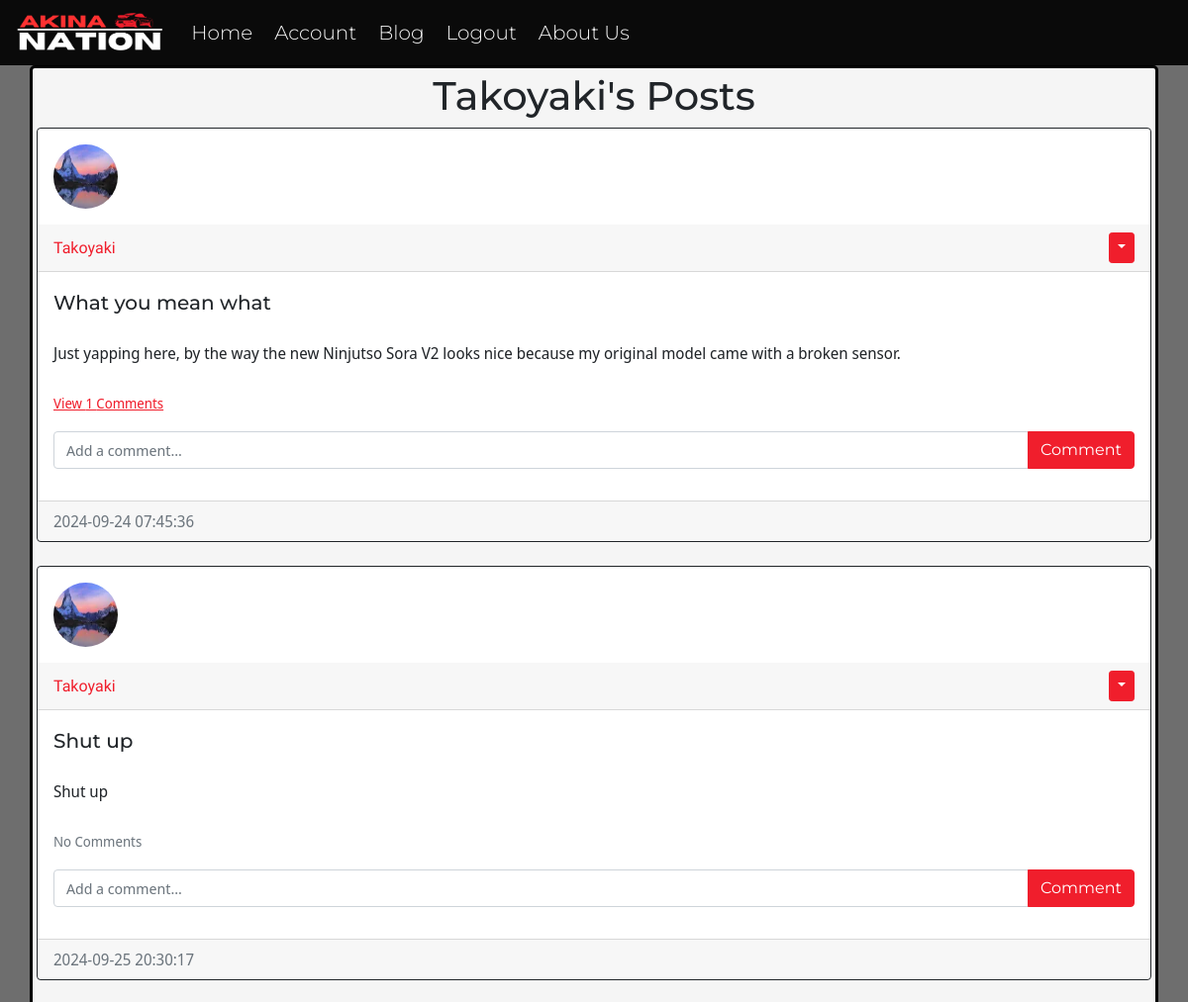
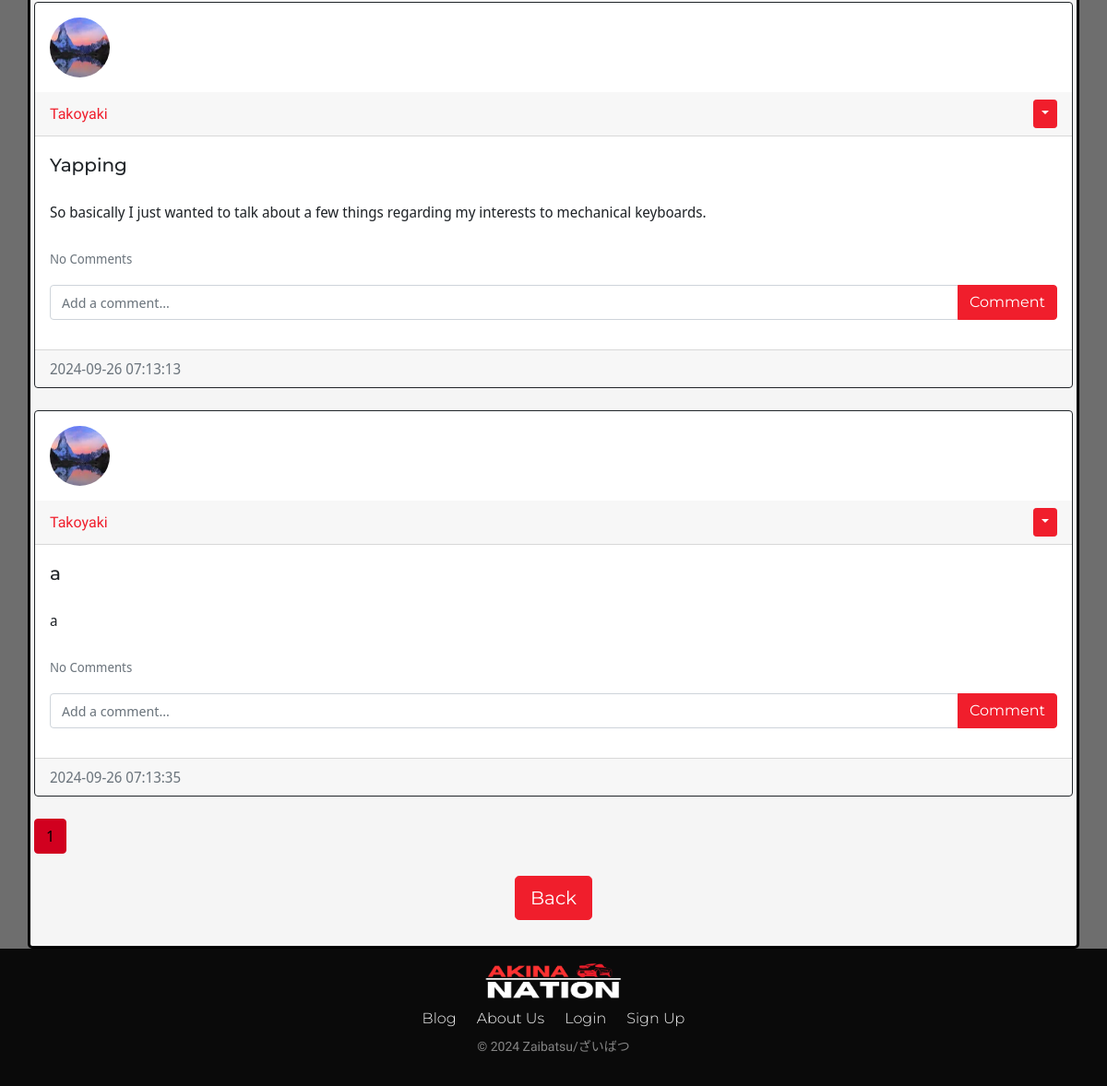
Page /posts/Takoyaki (signed in) on the earlier database version (2 pictures, top to bottom).
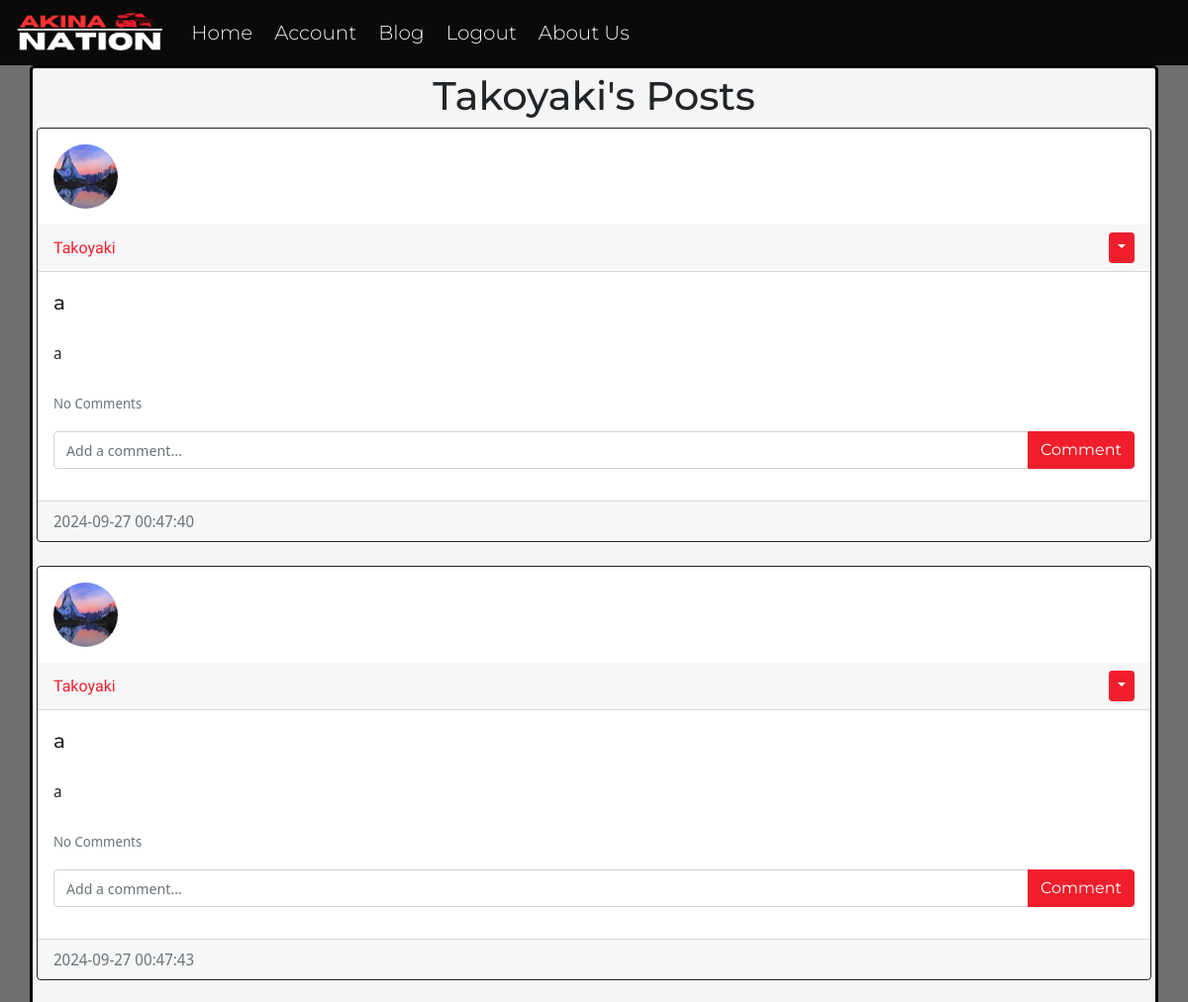
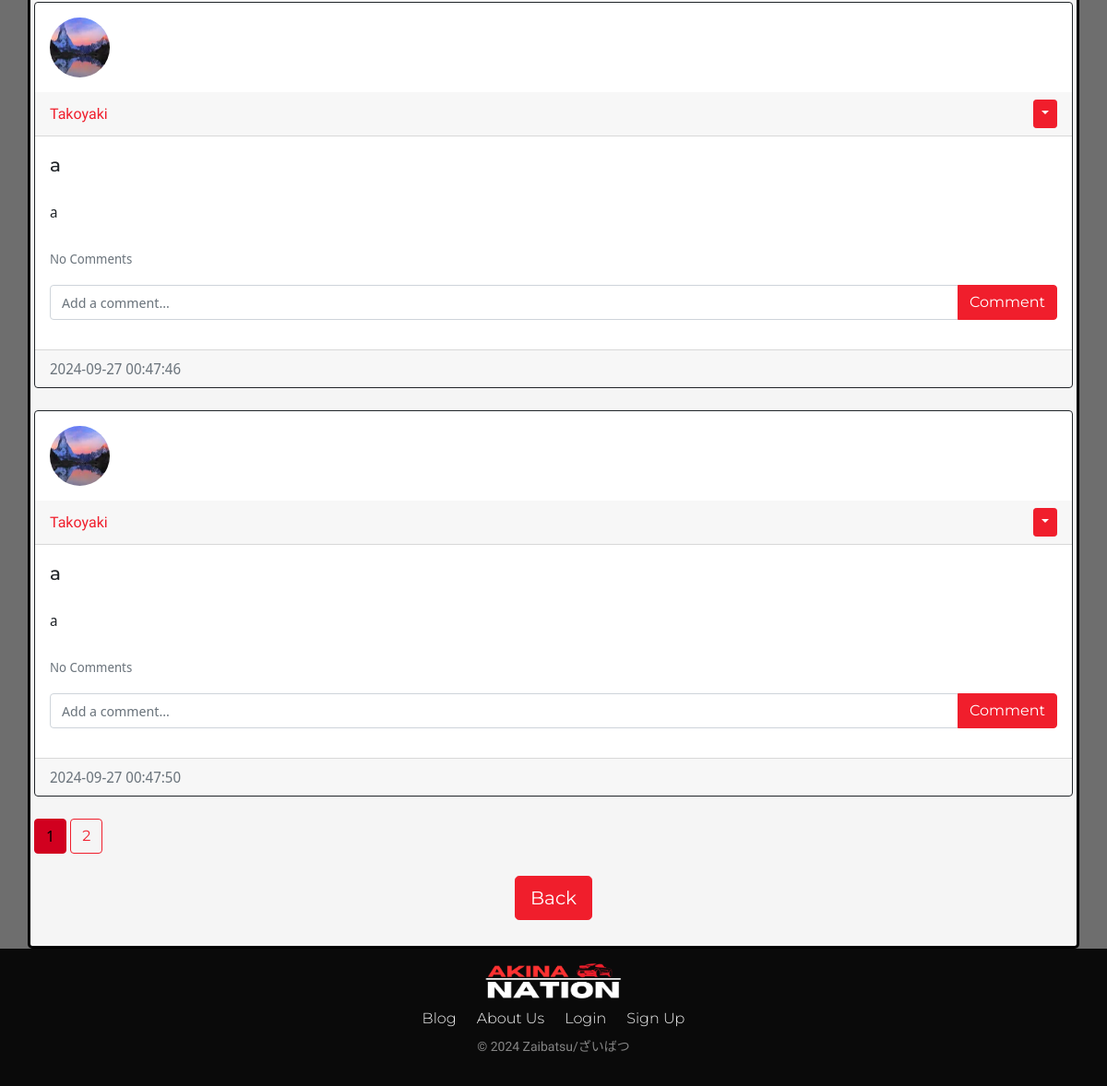
Same page on the later database version (2 pictures, top to bottom).
### website/models.py (models this page shows)
class User(db.Model, UserMixin):
    id = db.Column(db.Integer, primary_key=True)
    email = db.Column(db.String(150), unique=True)
    username = db.Column(db.String(150), unique=True)
    password = db.Column(db.String(150))
    image_file = db.Column(db.String(20), nullable=False,
                           default='default.png')
    date_created = db.Column(db.DateTime(timezone=True), default=func.now())
    posts = db.relationship('Post', backref='user', passive_deletes=True)
    comments = db.relationship('Comment', backref='user', passive_deletes=True)

class Post(db.Model):
    id = db.Column(db.Integer, primary_key=True)
    title = db.Column(db.String(100), nullable=False)
    text = db.Column(db.Text, nullable=False)
    date_created = db.Column(db.DateTime(timezone=True), default=func.now())
    author = db.Column(db.Integer, db.ForeignKey(
        'user.id', ondelete="CASCADE"), nullable=False)
    comments = db.relationship('Comment', backref='post', passive_deletes=True)

### website/views.py (the view)
@views.route("/posts/<username>")
@login_required
def posts(username):
    user = User.query.filter_by(username=username).first()
    if not user:
        flash('No user with that username exists.', category="error")
        return redirect(url_for('views.home'))
    page = request.args.get('page', 1, type=int)
    posts = Post.query.filter_by(
        author=user.id).paginate(page=page, per_page=4)
    return render_template("posts.html", user=current_user, posts=posts, username=username)

### website/__init__.py (called while the page is built)
def create_app():
    app = Flask(__name__, static_folder='static')
    app.config['SECRET_KEY'] = "lNJrn@]@neV]O.h"
    app.config['SQLALCHEMY_DATABASE_URI'] = f'sqlite:///{DB_NAME}'
    db.init_app(app)
    from .views import views
    from .auth import auth
    app.register_blueprint(views, url_prefix="/")
    app.register_blueprint(auth, url_prefix="/")
    from .models import User, Post, Comment
    with app.app_context():
        db.create_all()
    login_manager = LoginManager()
    login_manager.login_view = "auth.login"
    login_manager.init_app(app)
    @login_manager.user_loader
    def load_user(id):
        return User.query.get(int(id))
    return app

### website/templates/posts.html
{% extends "posts_div.html" %} {% block title %} {{username}}'s Posts {% endblock %}
{% block header %} {{username}}'s Posts {% endblock %}
{% block footer %}
    <div align="center">
        <a href="/blog"><button type="button" class="btn btn-primary btn-lg">Back</button></a>
    </div>
    <br />
{% endblock %}

### website/templates/posts_div.html (shortened to what this page needs)
{% extends "template.html" %} {% block title %}Home{% endblock %}
{% block content %}
<h1 align="center">{% block header %}Posts{% endblock %}</h1>
<div id="posts">
	{% for post in posts %}
	<div class="card border-dark">
    <img class="rounded-circle article-img" src="{{ url_for('static', filename='profile_pics/' + post.user.image_file) }}">
		<div class="card-header d-flex justify-content-between align-items-center">
			<a class="post-username" href="/posts/{{post.user.username}}">{{post.user.username}}</a>
				<div>
					{% if user.id == post.author %}
					<div class="btn-group">
						<button type="button" class="btn btn-sm btn-primary dropdown-toggle" data-bs-toggle="dropdown"></button>
					</div>
					{% endif %}
				</div>
      </div>
			<div class="card-body">
        <div class="card-text post-title">{{post.title}}</div>
				<br />
				<div class="card-text post-content">{{post.text}}</div>
				<br />
        <p class="card-text">
          {% if post.comments|length > 0 %}
          <a data-bs-toggle="collapse" href="#comments-{{post.id}}" role="button">
            <small id="numberComments">View {{post.comments|length}} Comments</small>
          </a>
          {% else %}
          <small class="text-muted" id="noneComments">No Comments</small>
          {% endif %}
        </p>
        <form
          class="input-group mb-3"
          method="POST"
          action="/create-comment/{{post.id}}"
        >
          <input
            type="text"
            id="commentInput"
            name="text"
            class="form-control"
            placeholder="Add a comment..."
          />
          <button type="submit" class="btn btn-primary">Comment</button>
        </form>
			</div>
			<div class="card-footer text-muted">{{post.date_created}}</div>
	  </div>
	<br />
  {% endfor %}
</div>
  {% for page_num in posts.iter_pages(left_edge=1, right_edge=1, left_current=1, right_current=2) %}
    {% if page_num %}
      {% if posts.page == page_num %}
        <a class="btn btn-info mb-4" href="{{ url_for('views.blog', page=page_num)}}">{{ page_num }}</a>
      {% else %}
        <a class="btn btn-outline-info mb-4" href="{{ url_for('views.blog', page=page_num)}}">{{ page_num }}</a>
      {% endif %}
    {% endif %}
  {% endfor%}
{% block footer %}{% endblock %} {% endblock %}

### website/templates/template.html (shortened to what this page needs)
<!DOCTYPE HTML>
<html lang="en">
  <head>
    <link href="https://cdn.jsdelivr.net/npm/bootstrap@5.0.2/dist/css/bootstrap.min.css" rel="stylesheet"
>
    <link rel="stylesheet" href="{{ url_for('static', filename='styles.css') }}">
  </head>
  <body>
    <nav class="navbar navbar-expand-md bg-dark navbar-dark px-3 py-2">
      <a class="navbar-brand" href="home">
        <img id="navbar_logo" src="\static\assets\akina_nation_cropped.png" alt="logo" style="height: 40px">
      </a>
      <div class="collapse navbar-collapse" id="collapsibleNavbar">
        <ul class="navbar-nav">
          {% if user.is_authenticated %}
          <li class="nav-item">
            <a class="nav-link" href="/home">Home</a>
          </li>
          <li class="nav-item">
            <a class="nav-link" href="/account">Account</a>
          </li>
          <li class="nav-item">
            <a class="nav-link" href="/blog">Blog</a>
          </li>
          <li class="nav-item">
            <a class="nav-link" href="/logout">Logout</a>
          </li>
          <li class="nav-item">
            <a class="nav-link" href="/about">About Us</a>
          </li>
          {% endif %}
        </ul>
      </div>
    </nav>
    <div class="container">{% block content %}{% endblock %}</div>
    <footer class="bg-dark text-white py-3 sticky-footer">
        <a href="/home">
          <img id="footerLogo" src="\static\assets\akina_nation_cropped.png" alt="logo" style="height: 40px">
        </a>
        <ul class="nav justify-content-center">
          <li class="footer-item">
            <a href="/blog" class="nav-link px-2" id="footerLink">Blog</a>
          </li>
          <li class="footer-item">
            <a href="/about" class="nav-link px-2" id="footerLink">About Us</a>
          </li>
          <li class="footer-item">
            <a href="/login" class="nav-link px-2" id="footerLink">Login</a>
          </li>
          <li class="footer-item">
            <a href="/signup" class="nav-link px-2" id="footerLink">Sign Up</a>
          </li>
        </ul>
        <p class="text-center text-white-50" id="footerCopyright">&copy; 2024 Zaibatsu/ざいばつ</p>
    </footer>
  </body>
</html>

### website/static/styles.css (style rules this page uses)
p { font-size: 18px; font-family: 'Noto Sans Display'; }
.text-muted { font-family: 'Noto Sans Display'; }
h1 { font-family: "Montserrat" }
a { color:#f01e2c; }
body { min-height: 100vh; background-color: #6e6e6e; }
.container { min-height: 77.5vh; align-content: center; border-radius: 5px; padding: 4px; border: 3px solid black; background-color: #f5f5f5; }
.btn-primary { background-color:#f01e2c; border-color:#f01e2c; font-family: 'Montserrat'; }
.btn-outline-info { color:#f01e2c; border-color:#f01e2c; font-family: 'Montserrat'; }
.btn-info { background-color:#d1001f; border-color:#d1001f; }
.form-control { font-family: 'Noto Sans Display'; }
.post-username { font-family: 'Zen Kaku Gothic New'; color:#f01e2c; text-decoration: none; font-weight: 500; }
.post-title { font-family: 'Montserrat'; font-size: 20px; font-weight: 500; }
.post-content { font-family: 'Noto Sans Display'; font-weight: 400; }
#noneComments { font-size:14px; }
#commentInput { font-size:15px; }
.bg-dark { background-color: #0a0a0a !important; }
.nav-link { margin-left: 3px; margin-right: 3px; position: relative; font-family: 'Montserrat'; font-size: 20px; font-weight: 300; color: #f5f5f5 !important; }
.nav-link::after { content: ''; opacity: 0; transition: all 0.2s; height: 2px; width: 100%; background-color: #f01e2c; position: absolute; bottom: 0; left: 0; }
.sticky-footer { position: sticky; align-content: center; top: 100%; }
#footerCopyright { font-size: 14px; font-family: 'Zen Kaku Gothic New'; }
#footerLogo { display: block; margin-left: auto; margin-right: auto; }
#footerLink { font-size: 16px; }
.article-img { height: 65px; width: 65px; margin: 16px; }

Differences in the rows shown:
no longer on this page (row edited): Post: image_file (picture), user.username "Takoyaki", title "a", text "a", shows "No Comments", date_created "2024-09-26 07:13:35"
changed Post (number 1 of 4 on the later page): title "What you mean what" → "a"; text "Just yapping here, by the way the new Ninjutso Sora V2 looks nice because my original model came with a broken sensor." → "a"; date_created "2024-09-24 07:45:36" → "2024-09-27 00:47:40"; comments|length "1" → (not shown); text "View Comments" → "No Comments"
changed Post (number 2 of 4 on the later page): title "Shut up" → "a"; text "Shut up" → "a"; date_created "2024-09-25 20:30:17" → "2024-09-27 00:47:43"
now on this page (row edited): Post: image_file (picture), user.username "Takoyaki", title "a", text "a", shows "No Comments", date_created "2024-09-27 00:47:46"
changed Post (number 4 of 4 on the later page): title "Yapping" → "a"; text "So basically I just wanted to talk about a few things regarding my interests to mechanical keyboards." → "a"; date_created "2024-09-26 07:13:13" → "2024-09-27 00:47:50"
Other differences:
new list line: "2"
